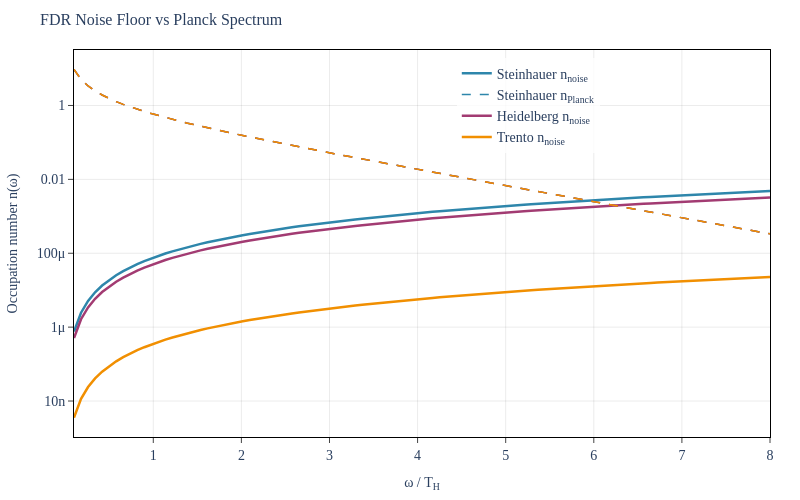

The notebook cell saved with this chart:
### Markdown cell above
## 4. FDR Noise Floor

The fluctuation-dissipation relation (FDR) / KMS condition requires that any dissipative process is accompanied by thermal noise. In the vacuum environment limit ($T_{\text{env}} \to 0$), the noise-induced occupation number is:

$$n_{\text{noise}} = \frac{\delta_k}{2}$$

This is a **frequency-dependent floor** (through $\delta_k(\omega)$) below which the Hawking signal is obscured by dissipative noise. Unlike the Hawking contribution, which is exponentially suppressed at high frequencies, $n_{\text{noise}}$ grows polynomially.

Lean theorems: `noise_floor_positive`, `noise_floor_fdr_consistent` (WKBConnection.lean)

### Code cell
# viz-ref: fig_decoherence_and_noise

fig_noise = go.Figure()

for name, p in platforms.items():
    T_H = p.T_H
    omegas = np.linspace(0.1 * T_H, 8.0 * T_H, N_POINTS)
    n_noise_vals = []
    n_planck_vals = []

    for omega in omegas:
        conn = exact_connection_formula(
            omega,
            p.kappa,
            p.c_s,
            p.xi,
            p.gamma_1,
            p.gamma_2,
            p.gamma_2_1,
            p.gamma_2_2,
        )
        n_noise_vals.append(fdr_noise_floor(conn.delta_k, omega))
        n_planck_vals.append(planck_occupation(omega, T_H))

    # Noise floor
    fig_noise.add_trace(
        go.Scatter(
            x=omegas / T_H,
            y=n_noise_vals,
            mode="lines",
            name=f"{name} n<sub>noise</sub>",
            line=dict(color=platform_colors[name], width=2.5),
        )
    )

    # Planck reference (dashed)
    fig_noise.add_trace(
        go.Scatter(
            x=omegas / T_H,
            y=n_planck_vals,
            mode="lines",
            name=f"{name} n<sub>Planck</sub>",
            line=dict(color=platform_colors[name], width=1.5, dash="dash"),
            showlegend=(name == "Steinhauer"),  # only show Planck legend once
        )
    )

apply_layout(
    fig_noise,
    title=dict(text="FDR Noise Floor vs Planck Spectrum", font=TITLE_FONT),
    xaxis_title=dict(text="\u03c9 / T<sub>H</sub>", font=FONT),
    yaxis_title=dict(text="Occupation number n(\u03c9)", font=FONT),
    yaxis_type="log",
    legend=dict(x=0.55, y=0.98, bgcolor="rgba(255,255,255,0.8)"),
    width=800,
    height=500,
)

fig_noise.show()
